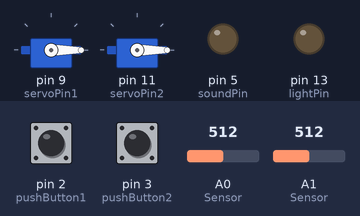
Bench run of a sketch on a simulated Arduino Uno, built with avr-gcc and run on an emulated ATmega328P. Shown: 2 × servo, output pins drawn as LEDs (lit = HIGH). The test bench sets the inputs (shaded band); at power-on: A0 (Sensor) = 512, A1 (Sensor) = 512, pin 2 (pushButton1) LOW, pin 3 (pushButton2) LOW. What the sketch prints to the serial monitor is not drawn.

Above: at 1.2 s.
1.3 s: A0 (Sensor) set to 122
At 2.6 s:
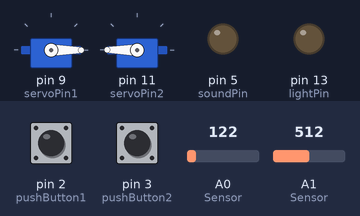
2.9 s: A1 (Sensor) set to 306
At 4.1 s:
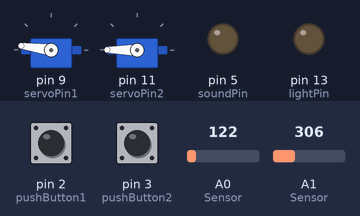
4.4 s: pin 2 (pushButton1) pulled HIGH for 0.15 s
At 4.74 s:
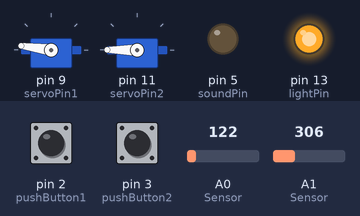
6.3 s: pin 3 (pushButton2) pulled HIGH for 0.15 s
At 6.51 s:
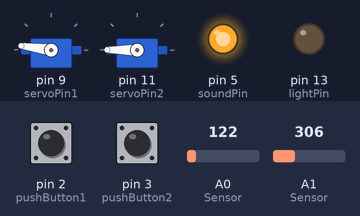
8.0 s: A0 (Sensor) set to 306
At 9.2 s:
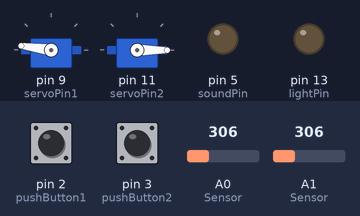
9.5 s: A1 (Sensor) set to 122
At 10.2 s:
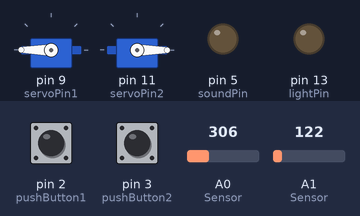
Timing chart, 0 to 12.0 s (numbered marks = the images above; inputs shaded):
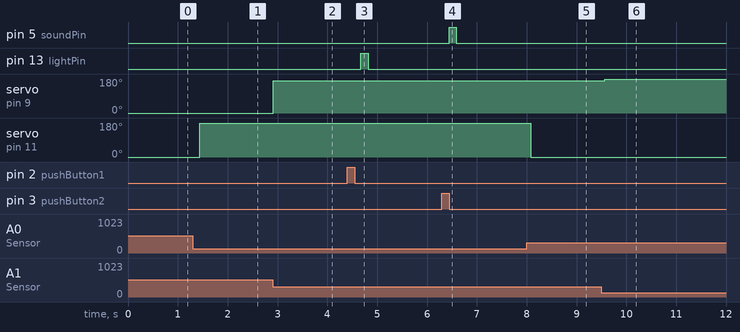

Measured:
- after the input at 1.3 s, servo on pin 11 (servoPin2): 0° → 180° after 0.14 s
- after the input at 2.9 s, servo on pin 9 (servoPin1): 0° → 172° at once
- after the input at 4.4 s, pin 13 (lightPin): LOW → HIGH after 0.27 s, → LOW 0.15 s later
- after the input at 6.3 s, pin 5 (soundPin): LOW → HIGH after 0.14 s, → LOW 0.15 s later
- after the input at 8.0 s, servo on pin 11 (servoPin2): 180° → 0° after 0.08 s
- after the input at 9.5 s, servo on pin 9 (servoPin1): 172° → 180° after 0.07 s

The sketch:

TheHandSourceCode.ino
```cpp
/* ----------------------------------------------------------------------
							THE HAND SOURCE CODE

	All code in this file belongs to Amrit Amar and no one has the right
	to reproduce this code without permission from Amrit Amar.

	This code is for the BOTHO COLLEGE ICT LINKZ CHALLENGE 2013. The
	project is called "The Hand". This code calculates the Input from
	connected Flex Sensors and produces the Output to Servos, which
	control Finger Movement on a Artificial Hand. The code also Implements
	2 Buttons which control various functions.

	--------------------------------------------------------------------- */

// ----- CODE DECLARATIONS ----- \\

//Imports Servo Library for using it's Functions
#include <Servo.h>

//Creates 2 Integers to store Mapped Servo Positions
int servoPosition1;
int servoPosition2;

//Creates 2 Servo Objects
Servo servo1;
Servo servo2;

//Creates 2 Integers to denote the Pins to which the Buttons are attached to
int pushButton1 = 2;
int pushButton2 = 3;

//Creates 2 Integers to denote the Pins to which the Servos are attached to
int servoPin1 = 9; //This Pin is a PWM
int servoPin2 = 11; //This Pin is a PWM

//Create 2 Integers to denote the Pins to which a LED and a Speaker is attached to
int lightPin = 13;
int soundPin = 5;

// ----- CODE METHODS ----- \\

//This is the Setup Method. This is run first by Any Arduino.
void setup() {

	//This starts the Serial Monitor to start, at 9600 Bauds
	Serial.begin(9600);

	//This is a Servo Library Function. It attached the servo to the Pin given by the Argument
	servo1.attach(servoPin1); //Attaches a Servo to Pin 9 which is PWM
	servo2.attach(servoPin2); //Attached a Servo to Pin 11 which is PWM

	//This sets the given Pin (Argument 1) to either be a INPUT or a OUTPUT (Argument 2)
	pinMode(pushButton1, INPUT); //Pin 2 is now an INPUT.
	pinMode(pushButton2, INPUT); //Pin 3 is now an INPUT.
	pinMode(lightPin, OUTPUT); //Pin 13 is now an OUTPUT.
	pinMode(soundPin, OUTPUT);//Pin 5 is now an OUTPUT.

}

//This is the Loop Method. This is run by the Arduino over and over again after the Setup Method
void loop() {

	//This creates 2 Integers to denote the Values from the Method called.
	//The Method called basically gets the State or Values given by the Pin (Argument 1).
	//The Pins here are Pin 2 and Pin 3.
	int pushButtonReadings1 = digitalRead(pushButton1); //The Integer Stores the Value returned from the Button on Pin 2
	int pushButtonReadings2 = digitalRead(pushButton2); //The Integer Stores the Value returned from the Button on Pin 3

	//Here, the same thing as above happens, except the Readings are from the Analog Input Pins
	//The Pins have the Flex Sensors attached to them.
	int flexSensorValue2 = analogRead(A0); //The Integer Stores the Value returned from the Flex Sensor on Pin A0
	int flexSensorValue1 = analogRead(A1); //The Integer Stores the Value returned from the Flex Sensor on Pin A1

	//This Code takes the Input Values from the Analog Inputs and Maps them from 0 to 179 (ANGLES).
	//The Arguments are: map(PinValues, Maximum Integer Value from PinValues, Minimum Integer Value from PinValues, mapped Maximum Value, mapped Minimum Value)
	//For Example: Here, the readings are from the Analog Input Pins earlier.
	//I checked the Readings and found that the Flex Sensor UNBENT gave a value of 467. This is my Maximum Value.
	//I bent the Flex Sensor and chose a appropriate value.
	//Then I specified the number to which 467 is to. 467 : 0.
	//Same thing with the other Values.
	//The Code automatically maps itself out through-out the given Values
	servoPosition1 = map(flexSensorValue1, 467, 300, 0, 179); //Takes Integer created from mapping and stores it in the Variable
	servoPosition2 = map(flexSensorValue2, 240, 150, 0, 179); //Takes Integer created from mapping and stores it in the Variable

	//Now that I have my Angles mapped from the Flex Sensors, I can now write them to the Servo using their Write Function
	//This Writes the Angles to the Servo and Servo adjusts itself to the Angles Given
	servo1.write(servoPosition1); //The First Servo is given the angle
	servo2.write(servoPosition2); //The Second Servo is given the angle

	//This code writes Values to the Serial Monitor.
	//This is useful for Debugging and Tweaking Values
	Serial.print("Finger 1 Sensor Input = " );
	Serial.print(flexSensorValue1);
	Serial.print("\t Finger 2 Sensor Input = ");
	Serial.print(flexSensorValue2);
	Serial.print("\t Servo 1 Output = ");
	Serial.print(servoPosition1);
	Serial.print("\t Servo 2 Output = ");
	Serial.print(servoPosition2);
	Serial.print("\t Button 1 Input = ");
	Serial.print(pushButtonReadings1);
	Serial.print("\t Button 2 Input = ");
	Serial.println(pushButtonReadings2);

	//This is the Code for Switching on the Light on pressing the Button.
	//It reads the State of the Button and checks if it is being clicked (1) or it is not (0).
	//It then executes the Code.
	if (pushButtonReadings1 == 1) //Check if the Button is being Clicked
	{ //If True then

		digitalWrite(lightPin, HIGH); //Send out a current on the Pin

	} else { //Otherwise

		digitalWrite(lightPin, LOW); //Do Not Send out a current on the Pin

	} //End of Checking and if Statement

	//This is the Code for Switching on the Sound on pressing the Button.
	//It reads the State of the Button and checks if it is being clicked (1) or it is not (0).
	//It then executes the Code.
	if (pushButtonReadings2 == 1) //Check if the Button is being Clicked
	{ //If True then

		digitalWrite(soundPin, HIGH); //Send out a current on the Pin

	} else { //Otherwise

		digitalWrite(soundPin, LOW); //Do Not Send out a current on the Pin

	} //End of Checking and if Statement

	delay(15);  //This Delays the Code for 15 Milliseconds.
				//This allows the Serial Monitor to print the lines and for the Servos to Get to their Angles.

}
```
